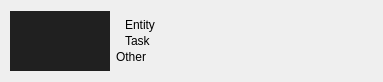
<?xml version="1.0" encoding="UTF-8"?>
<ui version="4.0">
 <class>TaskWidget</class>
 <widget class="QWidget" name="TaskWidget">
  <property name="geometry">
   <rect>
    <x>0</x>
    <y>0</y>
    <width>383</width>
    <height>82</height>
   </rect>
  </property>
  <property name="windowTitle">
   <string>Form</string>
  </property>
  <layout class="QHBoxLayout" name="horizontalLayout" stretch="0">
   <property name="margin">
    <number>0</number>
   </property>
   <item>
    <widget class="QFrame" name="background">
     <property name="styleSheet">
      <string notr="true">#background {
	border-bottom-style: solid;
	border-bottom-width: 1px;
	border-bottom-color: rgb(64,64,64);
}

#background[selected=true] {
	background-color: rgb(0, 178, 236);
}

/*Font colour for all QLabels in form*/
#background[selected=false] QLabel {
}

#background[selected=true] QLabel {
	color: rgb(255,255,255);
}</string>
     </property>
     <property name="frameShape">
      <enum>QFrame::NoFrame</enum>
     </property>
     <property name="frameShadow">
      <enum>QFrame::Plain</enum>
     </property>
     <property name="lineWidth">
      <number>0</number>
     </property>
     <property name="selected" stdset="0">
      <bool>true</bool>
     </property>
     <layout class="QHBoxLayout" name="horizontalLayout_2" stretch="0,1">
      <property name="spacing">
       <number>-1</number>
      </property>
      <property name="margin">
       <number>10</number>
      </property>
      <item>
       <widget class="QLabel" name="thumbnail">
        <property name="minimumSize">
         <size>
          <width>100</width>
          <height>60</height>
         </size>
        </property>
        <property name="maximumSize">
         <size>
          <width>100</width>
          <height>60</height>
         </size>
        </property>
        <property name="styleSheet">
         <string notr="true">#thumbnail {
background-color: rgb(32,32, 32);
}</string>
        </property>
        <property name="text">
         <string/>
        </property>
       </widget>
      </item>
      <item>
       <layout class="QVBoxLayout" name="verticalLayout" stretch="1,0,0,0,1">
        <property name="spacing">
         <number>2</number>
        </property>
        <item>
         <spacer name="verticalSpacer_2">
          <property name="orientation">
           <enum>Qt::Vertical</enum>
          </property>
          <property name="sizeHint" stdset="0">
           <size>
            <width>20</width>
            <height>0</height>
           </size>
          </property>
         </spacer>
        </item>
        <item>
         <layout class="QHBoxLayout" name="horizontalLayout_3" stretch="0,1">
          <property name="spacing">
           <number>-1</number>
          </property>
          <item>
           <widget class="QLabel" name="entity_icon">
            <property name="text">
             <string/>
            </property>
           </widget>
          </item>
          <item>
           <widget class="QLabel" name="entity_label">
            <property name="text">
             <string>Entity</string>
            </property>
           </widget>
          </item>
         </layout>
        </item>
        <item>
         <layout class="QHBoxLayout" name="horizontalLayout_4" stretch="0,1">
          <property name="spacing">
           <number>-1</number>
          </property>
          <item>
           <widget class="QLabel" name="task_icon">
            <property name="text">
             <string/>
            </property>
           </widget>
          </item>
          <item>
           <widget class="QLabel" name="task_label">
            <property name="text">
             <string>Task</string>
            </property>
           </widget>
          </item>
         </layout>
        </item>
        <item>
         <widget class="QLabel" name="other_label">
          <property name="text">
           <string>Other</string>
          </property>
         </widget>
        </item>
        <item>
         <spacer name="verticalSpacer">
          <property name="orientation">
           <enum>Qt::Vertical</enum>
          </property>
          <property name="sizeHint" stdset="0">
           <size>
            <width>20</width>
            <height>0</height>
           </size>
          </property>
         </spacer>
        </item>
       </layout>
      </item>
     </layout>
    </widget>
   </item>
  </layout>
 </widget>
 <resources>
  <include location="resources.qrc"/>
 </resources>
 <connections/>
</ui>
